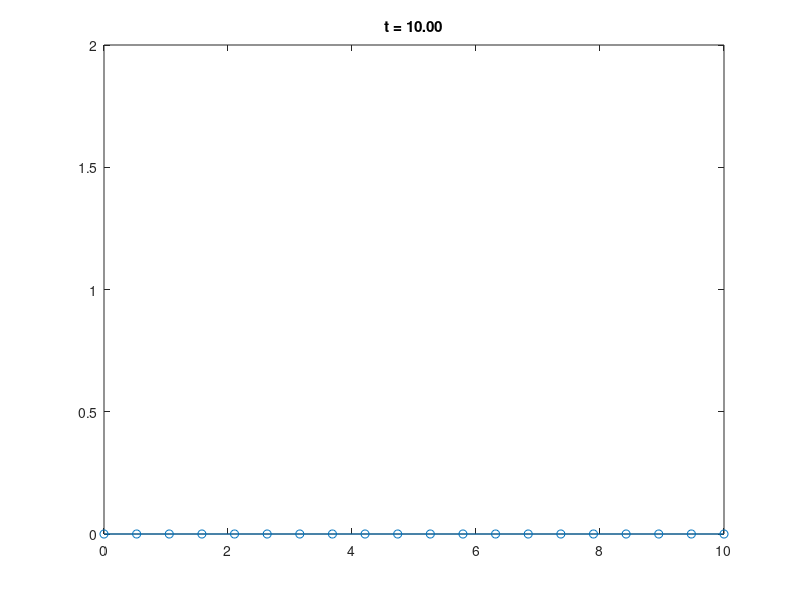

Source code (MATLAB):
% Rejurhf
% 3.12.2018

%% Solving a PDE
clear;
% Equation
% Ct = -uCx + qC

%% Domain
% Space
Lx = 10;
dx = 0.5; % Every 0.5m
nx = fix(Lx/dx);
x = linspace(0, Lx, nx);
v = 1; % velocity

% Time
T = 10; % 10s

CFL = 1;
dt = CFL*dx/v;
nt = fix(T/dt);

%% Field Arrays
% Variables
C = zeros(nx, 1);

% Parameters
u = zeros(nx, 1);

%% Initial Conditions
t = 0;
C(:) = 0;
u(:) = 1; % velocities

%% Time stepping Loop
for n=1:nt
    % Boundary Conditions
    % Optional, period
%     C(1) = C(end);
    
    % Source
    if n==1
        C(1) = 1;
    else
        C(1) = 0;
    end
    
    % Solution
    t = t + dt;
    Cn = C;
    for i=2:nx
        % Advection term
        A = u(i) * (Cn(i) - Cn(i-1))/dx;
        % Euler's Method
        C(i) = Cn(i) + dt*(-A);
    end
    
        
    % Check coverage
    
    % Visualize at selected steps
    clf;
    plot(x, C, '-o');
    title(sprintf('t = %.2f', t));
    axis([0 Lx 0 2]);
    shg; pause(0.1);
end